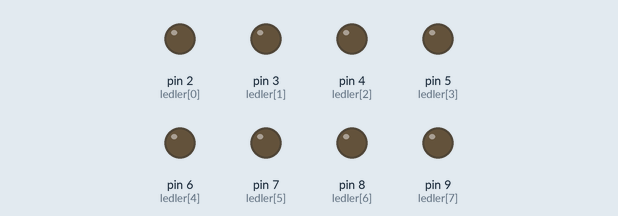
Recording of a sketch running on a simulated Arduino Uno, built with avr-gcc and run on an emulated ATmega328P. Parts: output pins drawn as LEDs (lit = HIGH).

Above: at 0.47 s.
Timing chart, 0 to 3.0 s (numbered marks = the images above):
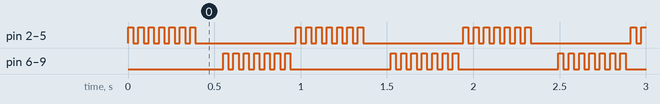

The sketch:

polis_Lamba.ino
```cpp
//#Ders4
//                                                   Polis_Lambası_Projesi
int ledler[] = {2,3,4,5,6,7,8,9};
int My=0;
int tur=7;
void setup() {
  for (int My=0; My<8; My++){ // yukarıdan sırası ile ledleri çağırıyoruz /// ledler[]
     pinMode(ledler[My],OUTPUT); //My değişkenine istediğimiz bir karakteri yazabiliriz.


}
}
void loop() {
kid1();
        delay(130);
kid2();

}

void kid1(){
    for (int i=0; i<tur; i++){
        for ( My=0; My <4; My++) // 4 adet led aynı anda yanıyor mavi
        {
        digitalWrite(ledler[My],HIGH);
        }
        delay(30);
        for ( My=0; My <4; My++) // 4 adet led aynı anda sönüyor
        {
        digitalWrite(ledler[My],LOW);
        }
        delay(30);
    }

 }
void kid2(){
    for (int i=0; i<tur; i++){
        for ( My=4; My <8; My++) // 4 adet led aynı anda yanıyor mavi
        {
        digitalWrite(ledler[My],HIGH);
        }
        delay(30);
        for ( My=4; My <8; My++) // 4 adet led aynı anda sönüyor
        {
        digitalWrite(ledler[My],LOW);
        }
            delay(30);
    }
}
```

Measured:
- by itself, pin 2 (ledler[0]), pin 3 (ledler[1]), pin 4 (ledler[2]), pin 5 (ledler[3]), pin 6 (ledler[4]), pin 7 (ledler[5]), pin 8 (ledler[6]), pin 9 (ledler[7]): repeats every 0.97 s: 6 × (LOW 0.03 s, HIGH 0.03 s), LOW 0.58 s, HIGH 0.03 s
